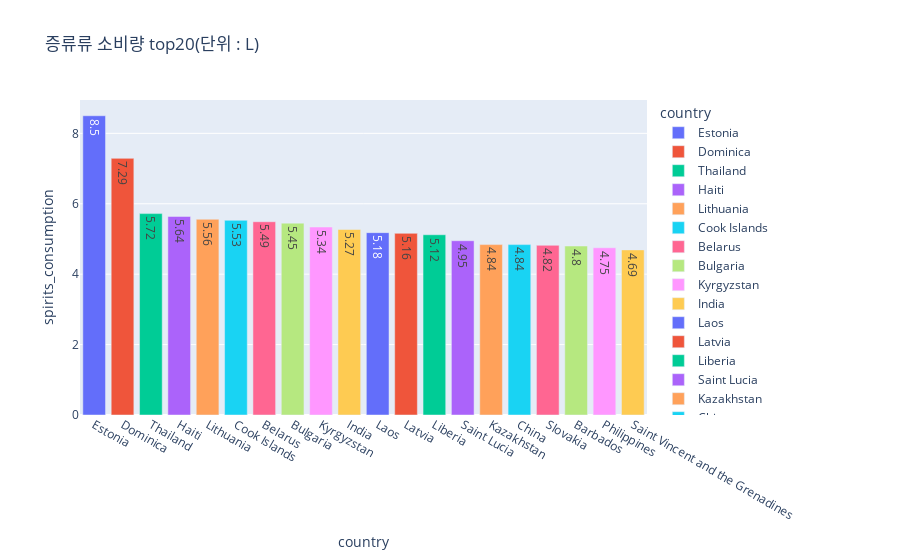

Write notebook code for a chart like this one.
### Code cell
px.bar(df.sort_values('spirits_consumption',ascending=False).head(20), x='country', y='spirits_consumption', title=" 증류류 소비량 top20(단위 : L)", text='spirits_consumption',color='country', color_continuous_scale='matter')

### Figure 1 — Plotly figure (JSON) as saved in the notebook; plotly's stock layout.template omitted (floating-point values rounded to 4 significant figures)
{"data": [{"alignmentgroup": "True", "hovertemplate": "country=%{x}<br>spirits_consumption=%{text}<extra></extra>", "legendgroup": "Estonia", "marker": {"color": "#636efa", "pattern": {"shape": ""}}, "name": "Estonia", "offsetgroup": "Estonia", "orientation": "v", "showlegend": true, "text": [8.5], "textposition": "auto", "type": "bar", "x": ["Estonia"], "xaxis": "x", "y": [8.5], "yaxis": "y"}, {"alignmentgroup": "True", "hovertemplate": "country=%{x}<br>spirits_consumption=%{text}<extra></extra>", "legendgroup": "Dominica", "marker": {"color": "#EF553B", "pattern": {"shape": ""}}, "name": "Dominica", "offsetgroup": "Dominica", "orientation": "v", "showlegend": true, "text": [7.29], "textposition": "auto", "type": "bar", "x": ["Dominica"], "xaxis": "x", "y": [7.29], "yaxis": "y"}, {"alignmentgroup": "True", "hovertemplate": "country=%{x}<br>spirits_consumption=%{text}<extra></extra>", "legendgroup": "Thailand", "marker": {"color": "#00cc96", "pattern": {"shape": ""}}, "name": "Thailand", "offsetgroup": "Thailand", "orientation": "v", "showlegend": true, "text": [5.72], "textposition": "auto", "type": "bar", "x": ["Thailand"], "xaxis": "x", "y": [5.72], "yaxis": "y"}, {"alignmentgroup": "True", "hovertemplate": "country=%{x}<br>spirits_consumption=%{text}<extra></extra>", "legendgroup": "Haiti", "marker": {"color": "#ab63fa", "pattern": {"shape": ""}}, "name": "Haiti", "offsetgroup": "Haiti", "orientation": "v", "showlegend": true, "text": [5.64], "textposition": "auto", "type": "bar", "x": ["Haiti"], "xaxis": "x", "y": [5.64], "yaxis": "y"}, {"alignmentgroup": "True", "hovertemplate": "country=%{x}<br>spirits_consumption=%{text}<extra></extra>", "legendgroup": "Lithuania", "marker": {"color": "#FFA15A", "pattern": {"shape": ""}}, "name": "Lithuania", "offsetgroup": "Lithuania", "orientation": "v", "showlegend": true, "text": [5.56], "textposition": "auto", "type": "bar", "x": ["Lithuania"], "xaxis": "x", "y": [5.56], "yaxis": "y"}, {"alignmentgroup": "True", "hovertemplate": "country=%{x}<br>spirits_consumption=%{text}<extra></extra>", "legendgroup": "Cook Islands", "marker": {"color": "#19d3f3", "pattern": {"shape": ""}}, "name": "Cook Islands", "offsetgroup": "Cook Islands", "orientation": "v", "showlegend": true, "text": [5.53], "textposition": "auto", "type": "bar", "x": ["Cook Islands"], "xaxis": "x", "y": [5.53], "yaxis": "y"}, {"alignmentgroup": "True", "hovertemplate": "country=%{x}<br>spirits_consumption=%{text}<extra></extra>", "legendgroup": "Belarus", "marker": {"color": "#FF6692", "pattern": {"shape": ""}}, "name": "Belarus", "offsetgroup": "Belarus", "orientation": "v", "showlegend": true, "text": [5.49], "textposition": "auto", "type": "bar", "x": ["Belarus"], "xaxis": "x", "y": [5.49], "yaxis": "y"}, {"alignmentgroup": "True", "hovertemplate": "country=%{x}<br>spirits_consumption=%{text}<extra></extra>", "legendgroup": "Bulgaria", "marker": {"color": "#B6E880", "pattern": {"shape": ""}}, "name": "Bulgaria", "offsetgroup": "Bulgaria", "orientation": "v", "showlegend": true, "text": [5.45], "textposition": "auto", "type": "bar", "x": ["Bulgaria"], "xaxis": "x", "y": [5.45], "yaxis": "y"}, {"alignmentgroup": "True", "hovertemplate": "country=%{x}<br>spirits_consumption=%{text}<extra></extra>", "legendgroup": "Kyrgyzstan", "marker": {"color": "#FF97FF", "pattern": {"shape": ""}}, "name": "Kyrgyzstan", "offsetgroup": "Kyrgyzstan", "orientation": "v", "showlegend": true, "text": [5.34], "textposition": "auto", "type": "bar", "x": ["Kyrgyzstan"], "xaxis": "x", "y": [5.34], "yaxis": "y"}, {"alignmentgroup": "True", "hovertemplate": "country=%{x}<br>spirits_consumption=%{text}<extra></extra>", "legendgroup": "India", "marker": {"color": "#FECB52", "pattern": {"shape": ""}}, "name": "India", "offsetgroup": "India", "orientation": "v", "showlegend": true, "text": [5.27], "textposition": "auto", "type": "bar", "x": ["India"], "xaxis": "x", "y": [5.27], "yaxis": "y"}, {"alignmentgroup": "True", "hovertemplate": "country=%{x}<br>spirits_consumption=%{text}<extra></extra>", "legendgroup": "Laos", "marker": {"color": "#636efa", "pattern": {"shape": ""}}, "name": "Laos", "offsetgroup": "Laos", "orientation": "v", "showlegend": true, "text": [5.18], "textposition": "auto", "type": "bar", "x": ["Laos"], "xaxis": "x", "y": [5.18], "yaxis": "y"}, {"alignmentgroup": "True", "hovertemplate": "country=%{x}<br>spirits_consumption=%{text}<extra></extra>", "legendgroup": "Latvia", "marker": {"color": "#EF553B", "pattern": {"shape": ""}}, "name": "Latvia", "offsetgroup": "Latvia", "orientation": "v", "showlegend": true, "text": [5.16], "textposition": "auto", "type": "bar", "x": ["Latvia"], "xaxis": "x", "y": [5.16], "yaxis": "y"}, {"alignmentgroup": "True", "hovertemplate": "country=%{x}<br>spirits_consumption=%{text}<extra></extra>", "legendgroup": "Liberia", "marker": {"color": "#00cc96", "pattern": {"shape": ""}}, "name": "Liberia", "offsetgroup": "Liberia", "orientation": "v", "showlegend": true, "text": [5.12], "textposition": "auto", "type": "bar", "x": ["Liberia"], "xaxis": "x", "y": [5.12], "yaxis": "y"}, {"alignmentgroup": "True", "hovertemplate": "country=%{x}<br>spirits_consumption=%{text}<extra></extra>", "legendgroup": "Saint Lucia", "marker": {"color": "#ab63fa", "pattern": {"shape": ""}}, "name": "Saint Lucia", "offsetgroup": "Saint Lucia", "orientation": "v", "showlegend": true, "text": [4.95], "textposition": "auto", "type": "bar", "x": ["Saint Lucia"], "xaxis": "x", "y": [4.95], "yaxis": "y"}, {"alignmentgroup": "True", "hovertemplate": "country=%{x}<br>spirits_consumption=%{text}<extra></extra>", "legendgroup": "Kazakhstan", "marker": {"color": "#FFA15A", "pattern": {"shape": ""}}, "name": "Kazakhstan", "offsetgroup": "Kazakhstan", "orientation": "v", "showlegend": true, "text": [4.84], "textposition": "auto", "type": "bar", "x": ["Kazakhstan"], "xaxis": "x", "y": [4.84], "yaxis": "y"}, {"alignmentgroup": "True", "hovertemplate": "country=%{x}<br>spirits_consumption=%{text}<extra></extra>", "legendgroup": "China", "marker": {"color": "#19d3f3", "pattern": {"shape": ""}}, "name": "China", "offsetgroup": "China", "orientation": "v", "showlegend": true, "text": [4.84], "textposition": "auto", "type": "bar", "x": ["China"], "xaxis": "x", "y": [4.84], "yaxis": "y"}, {"alignmentgroup": "True", "hovertemplate": "country=%{x}<br>spirits_consumption=%{text}<extra></extra>", "legendgroup": "Slovakia", "marker": {"color": "#FF6692", "pattern": {"shape": ""}}, "name": "Slovakia", "offsetgroup": "Slovakia", "orientation": "v", "showlegend": true, "text": [4.82], "textposition": "auto", "type": "bar", "x": ["Slovakia"], "xaxis": "x", "y": [4.82], "yaxis": "y"}, {"alignmentgroup": "True", "hovertemplate": "country=%{x}<br>spirits_consumption=%{text}<extra></extra>", "legendgroup": "Barbados", "marker": {"color": "#B6E880", "pattern": {"shape": ""}}, "name": "Barbados", "offsetgroup": "Barbados", "orientation": "v", "showlegend": true, "text": [4.8], "textposition": "auto", "type": "bar", "x": ["Barbados"], "xaxis": "x", "y": [4.8], "yaxis": "y"}, {"alignmentgroup": "True", "hovertemplate": "country=%{x}<br>spirits_consumption=%{text}<extra></extra>", "legendgroup": "Philippines", "marker": {"color": "#FF97FF", "pattern": {"shape": ""}}, "name": "Philippines", "offsetgroup": "Philippines", "orientation": "v", "showlegend": true, "text": [4.75], "textposition": "auto", "type": "bar", "x": ["Philippines"], "xaxis": "x", "y": [4.75], "yaxis": "y"}, {"alignmentgroup": "True", "hovertemplate": "country=%{x}<br>spirits_consumption=%{text}<extra></extra>", "legendgroup": "Saint Vincent and the Grenadines", "marker": {"color": "#FECB52", "pattern": {"shape": ""}}, "name": "Saint Vincent and the Grenadines", "offsetgroup": "Saint Vincent and the Grenadines", "orientation": "v", "showlegend": true, "text": [4.69], "textposition": "auto", "type": "bar", "x": ["Saint Vincent and the Grenadines"], "xaxis": "x", "y": [4.69], "yaxis": "y"}], "layout": {"barmode": "relative", "legend": {"title": {"text": "country"}, "tracegroupgap": 0}, "title": {"text": " 증류류 소비량 top20(단위 : L)"}, "xaxis": {"anchor": "y", "categoryarray": ["Estonia", "Dominica", "Thailand", "Haiti", "Lithuania", "Cook Islands", "Belarus", "Bulgaria", "Kyrgyzstan", "India", "Laos", "Latvia", "Liberia", "Saint Lucia", "Kazakhstan", "China", "Slovakia", "Barbados", "Philippines", "Saint Vincent and the Grenadines"], "categoryorder": "array", "domain": [0, 1], "title": {"text": "country"}}, "yaxis": {"anchor": "x", "domain": [0, 1], "title": {"text": "spirits_consumption"}}}}
